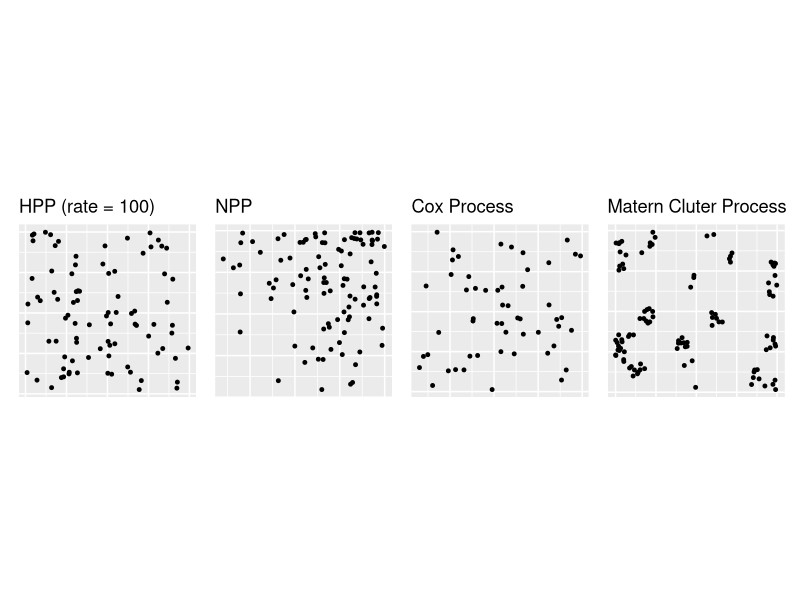
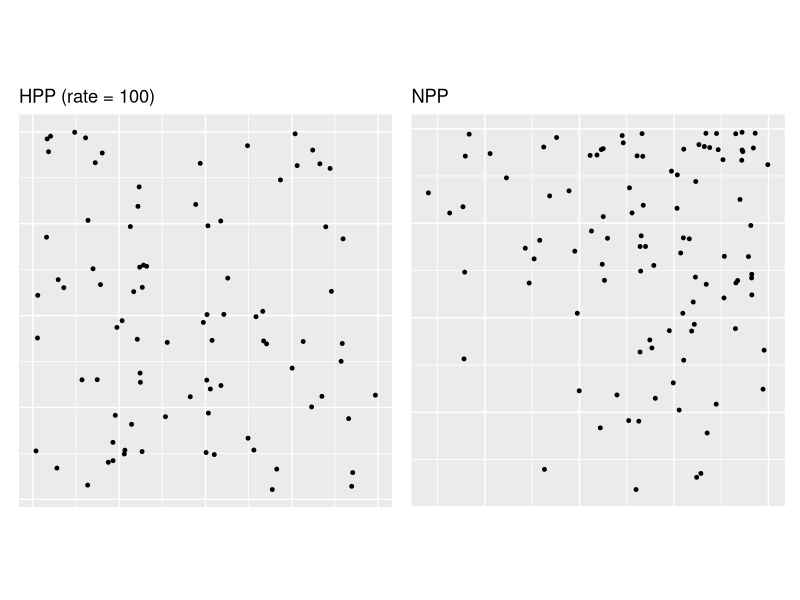
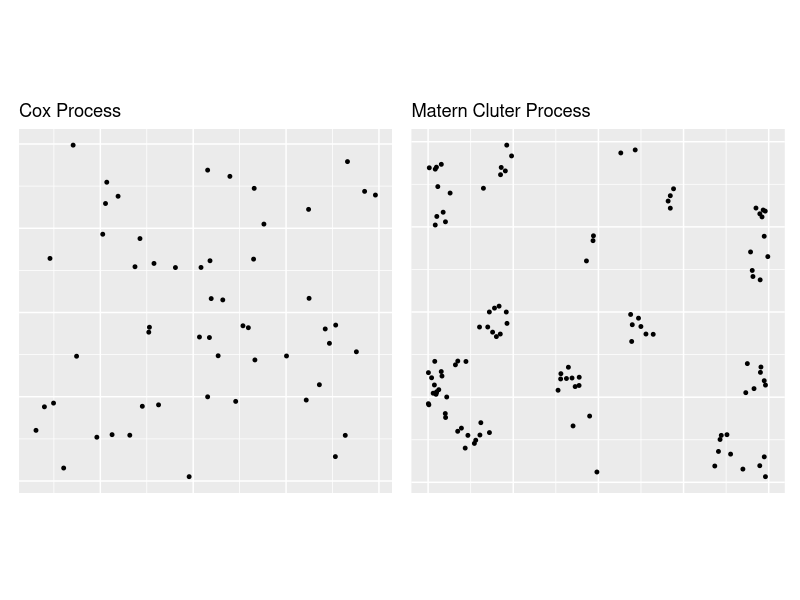
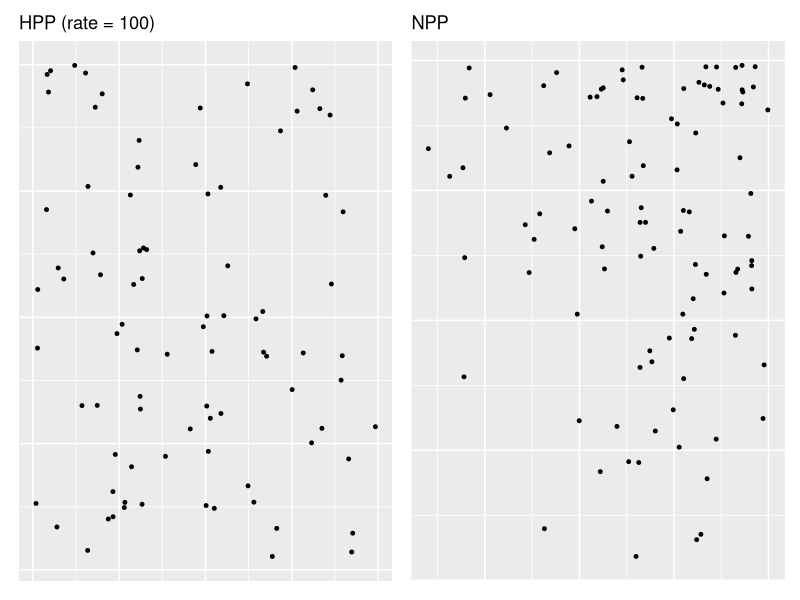
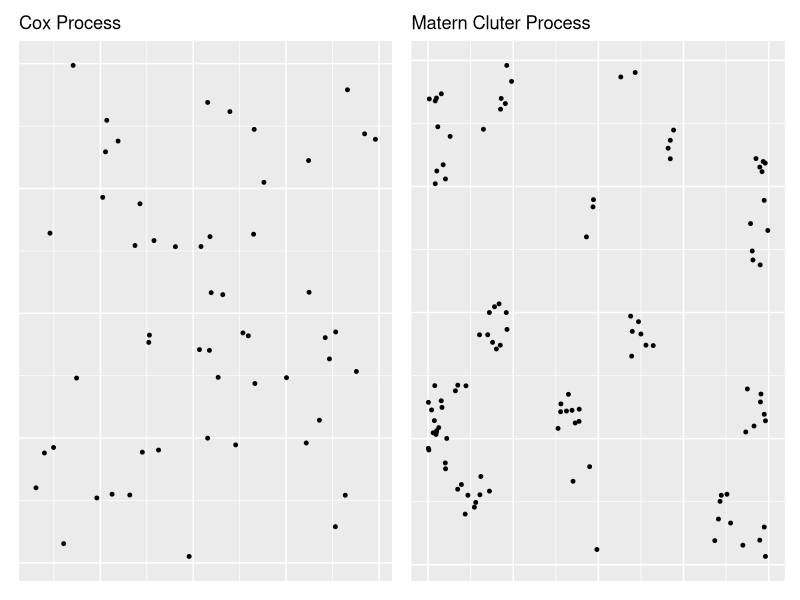

Here is the R script that generated these plots, in order:
## ---- chunk 1
library(spatstat)
library(tidyverse)
library(here)
library(mvtnorm)
library(ggplot2)
library(patchwork)
## ---- chunk 2
# Because I like ggplot better
set.seed(1234) 

# Extract x & y from ppp object (lists)
tmp1 <- rpoispp(lambda = 100, win=square(1))
tmp2 <- rpoispp(lambda = function(x, y) 400*x*y)
tmp3 <- rpoispp(lambda = rexp(n = 1, rate = 1/100))
tmp4 <- rMatClust(kappa = 20, r = 0.05, mu = 5)

# Create dataframes
df1 <- tibble(x = tmp1$x, y = tmp1$y)
df2 <- tibble(x = tmp2$x, y = tmp2$y)
df3 <- tibble(x = tmp3$x, y = tmp3$y)
df4 <- tibble(x = tmp4$x, y = tmp4$y)

n <- 1 # set size for geom_point

p1 <- ggplot(df1, aes(x=x, y=y)) + geom_point(size=n) +
  theme(axis.text.x=element_blank(), axis.ticks.x=element_blank(), 
        axis.text.y=element_blank(), axis.ticks.y=element_blank(),
        axis.title=element_blank()) +
  labs(title="HPP (rate = 100)")

p2 <- ggplot(df2, aes(x=x, y=y)) + geom_point(size=n) +
  theme(axis.text.x=element_blank(), axis.ticks.x=element_blank(), 
        axis.text.y=element_blank(), axis.ticks.y=element_blank(),
        axis.title=element_blank()) +
  labs(title="NPP")

p3 <- ggplot(df3, aes(x=x, y=y)) + geom_point(size=n) +
  theme(axis.text.x=element_blank(), axis.ticks.x=element_blank(), 
        axis.text.y=element_blank(), axis.ticks.y=element_blank(),
        axis.title=element_blank()) +
  labs(title="Cox Process")

p4 <- ggplot(df4, aes(x=x, y=y)) + geom_point(size=n) +
  theme(axis.text.x=element_blank(), axis.ticks.x=element_blank(), 
        axis.text.y=element_blank(), axis.ticks.y=element_blank(),
        axis.title=element_blank()) +
  labs(title="Matern Cluter Process")

# Combine plots
p1 + p2 + p3 + p4 + plot_layout(ncol = 4) + coord_fixed(ratio = 1)
## ---- chunk 3
p1 + p2 + plot_layout(ncol = 2) + coord_fixed(ratio = 1)
## ---- chunk 4
p3 + p4 + plot_layout(ncol = 2) + coord_fixed(ratio = 1)
## ---- chunk 5
# Save output and adjust size
png(file = '/Users/franceslinyc/Hawkes-Process-2021/results/plot_2D_All.png', width = 450*1, height = 450*0.5)
p1 + p2 + plot_layout(ncol = 2) # + coord_fixed(ratio = 1)
## ---- chunk 6
# Save output and adjust size
png(file = '/Users/franceslinyc/Hawkes-Process-2021/results/plot_2D_All2.png', width = 450*1, height = 450*0.5)
p3 + p4 + plot_layout(ncol = 2) #+ coord_fixed(ratio = 1)
## ---- chunk 7
# Cox?
#rmvnorm(1, c(0.5, 0.5))
## ---- chunk 8
# Cox?
#plot(rpoispp(lambda = function(x, y) 400*x*y, win = square(1)), main = "") #plot_2D_NPP
## ---- chunk 9
# # Cox?
# #fun <- function (x, y) x*y + rbeta(1, 1/5, 1/5)*400
# plot(rpoispp(lambda = rbeta(1, 1/5, 1/5)*150, win = square(1)), main = "")
## ---- chunk 10
# # Cox?
# plot(rpoispp(lambda = rnorm(n = 1, 50, 0.05)), main = "") #plot_2D_Cox
## ---- chunk 11
# # Plot HPP, NPP, Cox and Matern Processes 
# set.seed(1234) 
# par(mfrow=c(1, 4), mai = c(0.1, 0.1, 0.1, 0.1))
# 
# plot(rpoispp(lambda = 100, win=square(1)), main = "HPP (rate = 100)") #plot_2D_HPP
# plot(rpoispp(lambda = function(x, y) 400*x*y, win = square(1)), main = "NPP (intensity = 400*x*y)") #plot_2D_NPP
# plot(rpoispp(lambda = rexp(n = 1, rate = 1/100)), main = "Cox Process") #plot_2D_Cox
# plot(rMatClust(kappa = 20, r = 0.05, mu = 5), main = "Matern Process") #plot_2D_Matern
# 
# #HPP (rate = 100)
# #NPP (intensity = 400*x*y)
# #Cox Process
# #Matern Process
# #Cox (intensity = exp(n = 1, rate = 1/100))
# #Matern (kappa = 20, r = 0.05, mu = 5)
## ---- chunk 12
# # Check to see how to use the function 
# ?rpoispp
# # Check to see how this is written
# #View(rpoispp)
## ---- chunk 13
# # Plot a homogeneous Poisson process
# # p.1334 of https://mran.microsoft.com/snapshot/2016-04-25/web/packages/spatstat/spatstat.pdf
# # https://spatstat.org/SSAI2017/solutions/solution04.html
# 
# par(mfrow=c(1, 1))
# plot_2D_HPP <- plot(rpoispp(lambda = 100, win=square(1)), main = "HPP (rate = 100)")
# plot_2D_HPP
# #plot(rpoispp(lambda = 50, win=square(1)),main = "HPP (rate = 50)")
# #plot(rpoispp(lambda = 10, win=square(1)),main = "HPP (rate = 10)")
## ---- chunk 14
# # Plot a nonhomogeneous Poisson process
# # p.33 of https://spatstat.org/resources/spatstatJSSpaper.pdf
# 
# #lmbda_function <- function(x, y) 400*x 
# #so that they have the same expected # of events but why ???
# 
# par(mfrow=c(1, 1))
# plot_2D_NPP <- plot(rpoispp(lambda = function(x, y) 400*x*y, win=square(1)), main = "NPP (intensity = 400*x*y)")
# plot_2D_NPP
# #plot(rpoispp(lambda = function(x, y) 50*x, win=square(1)), main = "NPP (intensity = 50*x)")
# #plot(rpoispp(lambda = function(x, y) 10*x, win=square(1)), main = "NPP (intensity = 10*x)")
## ---- chunk 15
# # Plot a Cox process
# # p.80 of https://darrylmcleod.com/wp-content/uploads/2016/06/Analysing-spatial-point-patterns-in-R.pdf
# 
# lmbda <- rexp(n = 1, rate = 1/100)
# X <- rpoispp(lmbda)
# plot(X, main = "Cox (intensity = exp(n = 1, rate = 1/100))")
## ---- chunk 16
# ?rMatClust
# #kappa = intensity
# #scale = radius of the clusters
# #mu = mean # of points per cluster
## ---- chunk 17
# plot_2D_Matern <- plot(rMatClust(kappa = 20, r = 0.05, mu = 5), main = "Matern (kappa = 20, r = 0.05, mu = 5)")
# plot_2D_Matern
## ---- chunk 18
# ?rMaternII
# # kappa = intensity
# # r = inhibition distance
## ---- chunk 19
# # Plot a Matern I process #Inhibition 
# par(mfrow=c(1, 1))
# plot(rMaternI(kappa = 100, r = 0.1), main = "Matern I (kappa = 100, r = 0.05)")
# #plot(rMaternI(kappa = 50, r = 0.05), main = "Matern I (kappa = 50, r = 0.05)")
# #plot(rMaternI(kappa = 10, r = 0.05), main = "Matern I (kappa = 10, r = 0.05)")
# points <- rMaternI(kappa = 100, r = 0.07)
# length(points)
# pairdist(points)
# min(pairdist(points)[upper.tri(pairdist(points))])
## ---- chunk 20
# # Plot a Matern II process
# par(mfrow=c(1, 1))
# plot(rMaternII(kappa = 100, r = 0.05), main = "Matern II (kappa = 100, r = 0.05)")
# #plot(rMaternII(kappa = 50, r = 0.05), main = "Matern II (kappa = 50, r = 0.05)")
# #plot(rMaternII(kappa = 10, r = 0.05), main = "Matern II (kappa = 10, r = 0.05)")
## ---- chunk 21
# # Save out results
# write_rds(plot_2D_HPP, here("results", "plot_2D_HPP.jpeg"))
## ---- chunk 22
# # Error checking
# plot_2D_HPP <- readRDS(here("results", "plot_2D_HPP.jpeg"))
# plot_2D_HPP
